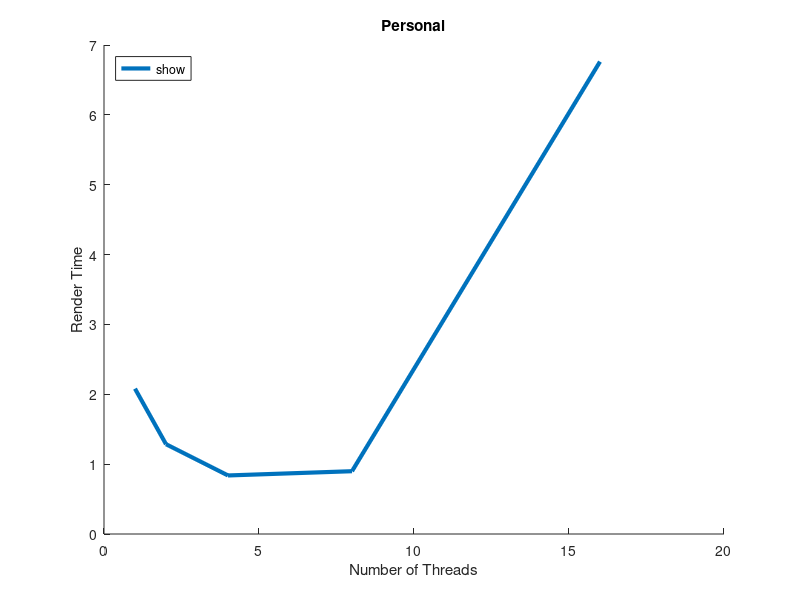

Recreate this plot in MATLAB.
function guided4
clear all;
close all;
hold on;

x = [1 2 4 8 16];

t0 = [ 2.080330 1.285662 0.838019 0.898884 6.761821 ];
plot(x, t0, 'LineWidth', 3, 'DisplayName', 'models/ironman.obj 3840x2160');

title('Personal');
xlabel('Number of Threads');
ylabel('Render Time');
legend('show', 'Location', 'NorthWest');
